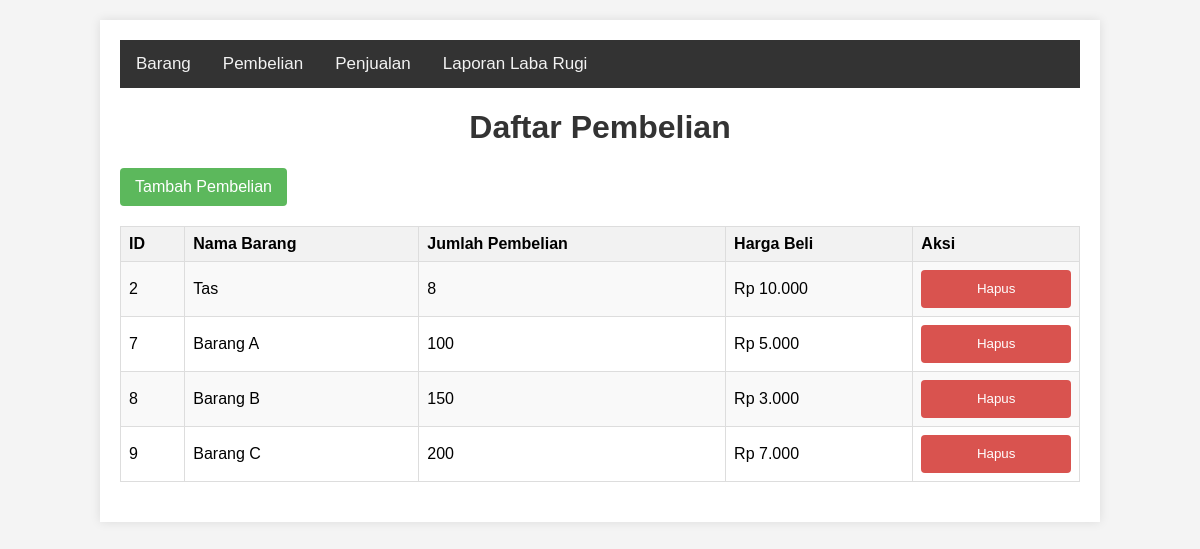
The app's page /index.php?action=pembelian with its own data.
### tables this page shows
CREATE TABLE `pembelian` (
  `id` int(11) NOT NULL,
  `jumlah_pembelian` int(11) NOT NULL,
  `harga_beli` int(11) NOT NULL,
  `id_barang` int(11) NOT NULL
);

CREATE TABLE `barang` (
  `id` int(11) NOT NULL,
  `nama` varchar(100) NOT NULL,
  `satuan` varchar(100) NOT NULL
);

### controller/PembelianController.php (called while the page is built, shortened)
<?php
require_once 'model/Pembelian.php';
require_once 'lib/formatRupiah.php';
class PembelianController {
    private $pembelianModel;
    public function __construct() {
        $this->pembelianModel = new Pembelian();
    }
    public function index() {
        $pembelian = $this->pembelianModel->getAll();
        include 'view/pembelian/index.php';
    }
}
?>

### database.php (called while the page is built, shortened)
<?php
function connect() {
    $conn = new mysqli(DB_HOST, DB_USER, DB_PASS, DB_NAME);
    return $conn;
}
?>

### model/Pembelian.php (called while the page is built, shortened)
<?php
require_once 'database.php';
class Pembelian {
    private $conn;
    public function __construct() {
        $this->conn = connect();
    }
    public function getAll() {
        $sql = "SELECT pembelian.id, pembelian.jumlah_pembelian, pembelian.harga_beli, pembelian.id_barang, barang.nama, barang.satuan FROM pembelian JOIN barang ON barang.id = pembelian.id_barang";
        $result = $this->conn->query($sql);
        return $result->fetch_all(MYSQLI_ASSOC);
    }
}
?>

### lib/formatRupiah.php (called while the page is built)
<?php
function formatRupiah($angka) {
    return "Rp " . number_format($angka, 0, ',', '.');
}

### view/pembelian/index.php (the view, shortened to what this page needs)
<!DOCTYPE html>
<html>
<head>
    <link rel="stylesheet" type="text/css" href="assets/styles.css">
</head>
<body>
    <div class="container">
        <?php include "navigation.php"; ?>
        <h1>Daftar Pembelian</h1>
        <a class="btn mb-3" href="index.php?action=pembelian-create">Tambah Pembelian</a>
        <table border="1">
            <tr>
                <th>ID</th>
                <th>Nama Barang</th>
                <th>Jumlah Pembelian</th>
                <th>Harga Beli</th>
                <th>Aksi</th>
            </tr>
            <?php foreach ($pembelian as $item) : ?>
                <tr>
                    <td><?= $item['id'] ?></td>
                    <td><?= $item['nama'] ?></td>
                    <td><?= $item['jumlah_pembelian'] ?></td>
                    <td><?= formatRupiah($item['harga_beli']) ?></td>
                    <td>
                        <form action="index.php?action=pembelian-delete&id=<?= $item['id'] ?>" method="POST">
                            <input class="btn-delete" type="submit" value="Hapus">
                        </form>
                    </td>
                </tr>
            <?php endforeach; ?>
        </table>
    </div>
</body>
</html>

### index.php (shortened to what this page needs)
<?php
require_once 'controller/PembelianController.php';
$action = isset($_GET['action']) ? $_GET['action'] : 'index';
switch ($action) {
    case 'pembelian':
        $controller = new PembelianController();
        $controller->index();
        break;
}
?>

### navigation.php
<?php
echo '
<nav>
    <a href="index.php?action=index">Barang</a>
    <a href="index.php?action=pembelian">Pembelian</a>
    <a href="index.php?action=penjualan">Penjualan</a>
    <a href="index.php?action=laporan">Laporan Laba Rugi</a>
</nav>'
?>

### assets/styles.css (style rules this page uses)
body { font-family: Arial, sans-serif; background-color: #f4f4f4; margin: 0; padding: 0; }
.container { width: 80%; margin: 20px auto; background: #fff; padding: 20px; box-shadow: 0 0 10px rgba(0, 0, 0, 0.1); }
nav { background-color: #333; overflow: hidden; }
nav a { float: left; display: block; color: #f2f2f2; text-align: center; padding: 14px 16px; text-decoration: none; font-size: 17px; transition: background-color 0.3s ease; }
h1 { text-align: center; color: #333; }
table { width: 100%; border-collapse: collapse; margin-bottom: 20px; }
table, th, td { border: 1px solid #ddd; }
th, td { padding: 8px; text-align: left; }
th { background-color: #f2f2f2; }
tr:nth-child(even) { background-color: #f9f9f9; }
form { display: flex; flex-direction: column; }
input[type="submit"] { padding: 10px 15px; background-color: #5cb85c; color: white; border: none; border-radius: 4px; cursor: pointer; text-decoration: none; display: inline-block; transition: background-color 0.3s ease; line-height: 18px; }
input[type="submit"].btn-delete { background-color: #d9534f; }
button, .btn { padding: 10px 15px; background-color: #5cb85c; color: white; border: none; border-radius: 4px; cursor: pointer; text-decoration: none; display: inline-block; transition: background-color 0.3s ease; }
.mb-3 { margin-bottom: 20px; }

### records on screen
pembelian: id "2", id_barang.nama "Tas", jumlah_pembelian "8", harga_beli "Rp 10.000"
pembelian: id "7", id_barang.nama "Barang A", jumlah_pembelian "100", harga_beli "Rp 5.000"
pembelian: id "8", id_barang.nama "Barang B", jumlah_pembelian "150", harga_beli "Rp 3.000"
pembelian: id "9", id_barang.nama "Barang C", jumlah_pembelian "200", harga_beli "Rp 7.000"
